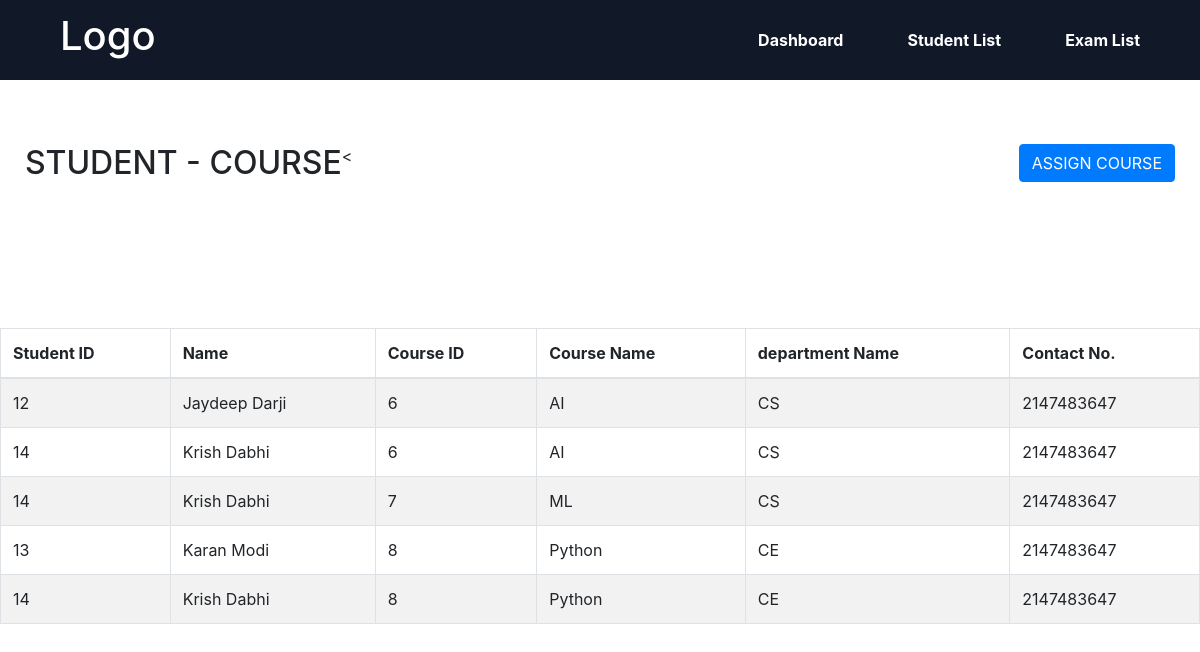
Page /dashboard.php on the committed database.
### tables this page shows
CREATE TABLE `dashboard` (
  `sid` int(20) NOT NULL,
  `cid` int(20) NOT NULL
);

CREATE TABLE `students` (
  `id` int(11) NOT NULL,
  `first_name` varchar(255) NOT NULL,
  `last_name` varchar(255) NOT NULL,
  `age` int(4) NOT NULL,
  `contact` int(20) NOT NULL
);

CREATE TABLE `courses` (
  `c_id` int(20) NOT NULL,
  `title` varchar(255) NOT NULL,
  `department` varchar(50) NOT NULL,
  `credits` double NOT NULL
);

### dashboard.php (the view, shortened to what this page needs)
<?php include('./partial/header.php'); ?>
<?php include('./partial/dbconn.php'); ?>
<div class="box1">
    <h2>STUDENT - COURSE</h2>
    <button type="button" class="btn btn-primary" data-toggle="modal" data-target="#exampleModal">ASSIGN COURSE</button>
</div>
<table class="table table-hover table-bordered table-striped">
    <thead>
        <tr>
            <th>Student ID</th>
            <th>Name</th>
            < <th>Course ID</th>
                <th>Course Name</th>
                <th>department Name</th>
                <th>Contact No.</th>
        </tr>
    </thead>
    <tbody>
        <?php
            $query = "select * from `dashboard`";
            $result = mysqli_query($conn, $query);
            if(!$result){
                die("query failed".mysqli_error());
            }
            else{
                while($dashboard_row = mysqli_fetch_assoc($result)){
                    $s_query = "SELECT * FROM `students` WHERE `id`='{$dashboard_row['sid']}'";
                    $s_result = mysqli_query($conn, $s_query);
                    $s_row = mysqli_fetch_assoc($s_result);
                    $c_query = "SELECT * FROM `courses` WHERE `c_id`='{$dashboard_row['cid']}'";
                    $c_result = mysqli_query($conn, $c_query);
                    $c_row = mysqli_fetch_assoc($c_result);
            ?>
        <tr>
            <td><?php echo $s_row['id'] ?></td>
            <td><?php echo $s_row['first_name'] ?> <?php echo $s_row['last_name'] ?></td>
            <td><?php echo $c_row['c_id'] ?></td>
            <td><?php echo $c_row['title'] ?></td>
            <td><?php echo $c_row['department'] ?></td>
            <td><?php echo $s_row['contact'] ?></td>
        </tr>
        <?php
                }
            }
        ?>
    </tbody>
</table>

### partial/header.php (shortened to what this page needs)
<!DOCTYPE html>
<html lang="en">
<head>
    <link rel="stylesheet" href="https://cdn.jsdelivr.net/npm/bootstrap@4.4.1/dist/css/bootstrap.min.css"
>
    <link rel="stylesheet" href="./style.css">
</head>
<body>
    <nav class="nav_container flex">
        <h1>Logo</h1>
        <ul class="nav_link_container flex">
            <li class="nav-item">
                <a class="" aria-current="page" href="./dashboard.php">Dashboard</a>
            </li>
            <li class="nav-item">
                <a class="" href="./index.php">Student List</a>
            </li>
            <li class="nav-item">
                <a class="" href="./course.php">Exam List</a>
            </li>
        </ul>
    </nav>
</body>
</html>

### style.css (style rules this page uses)
.box1 h2 { float: left; margin-left: 25px; }
.box1 button { float: right; margin-right: 25px; }
.box1 { margin-bottom: 30px; margin-top: 10px; }
.flex { display: flex; align-items: center; }
li { list-style: none; }
.nav_container { display: flex; width: 100%; padding: 0 5%; color: white; height: 80px; justify-content: space-between; background-color: #111827; }
.nav_link_container { gap: 4em; align-items: center; margin-bottom: 0; }
.nav-item a { color: white; font-weight: bold; }
.box1 { max-width: 1200px; margin: 0 auto; margin-top: 4em; max-width: 1200px; }
.table { max-width: 1200px; margin: 0 auto; margin-top: 10em; }

### rows in the picture
dashboard: sid "12", sid.first_name "Jaydeep", sid.last_name "Darji", cid.c_id "6", cid.title "AI", cid.department "CS", sid.contact "2147483647"
dashboard: sid "14", sid.first_name "Krish", sid.last_name "Dabhi", cid.c_id "6", cid.title "AI", cid.department "CS", sid.contact "2147483647"
dashboard: sid "14", sid.first_name "Krish", sid.last_name "Dabhi", cid.c_id "7", cid.title "ML", cid.department "CS", sid.contact "2147483647"
dashboard: sid "13", sid.first_name "Karan", sid.last_name "Modi", cid.c_id "8", cid.title "Python", cid.department "CE", sid.contact "2147483647"
dashboard: sid "14", sid.first_name "Krish", sid.last_name "Dabhi", cid.c_id "8", cid.title "Python", cid.department "CE", sid.contact "2147483647"
